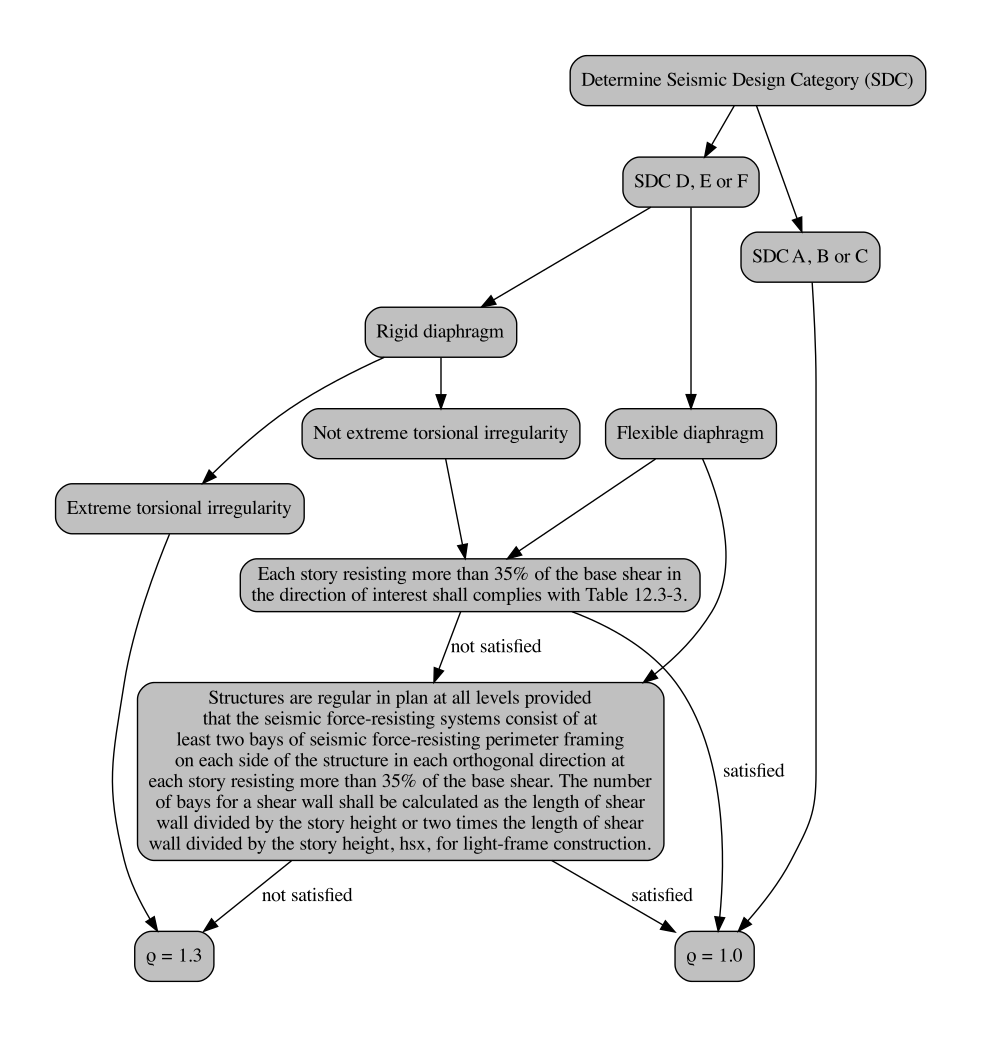

Python code for this plot:
from graphviz import Digraph
import os

if __name__ == '__main__':

    # set name of output file as module name
    fileName = os.path.basename(__file__)
    fileName = fileName.replace('.py','')

    # long conditions that i don't want to type multiple times
    # note - need to manually set line break locations
    cond1 = 'Each story resisting more than 35% of the base shear in\n'
    cond1 += 'the direction of interest shall complies with Table 12.3-3.'

    cond2 = 'Structures are regular in plan at all levels provided\n'
    cond2 += 'that the seismic force-resisting systems consist of at\n'
    cond2 += 'least two bays of seismic force-resisting perimeter framing\n'
    cond2 += 'on each side of the structure in each orthogonal direction at\n'
    cond2 += 'each story resisting more than 35% of the base shear. The number\n'
    cond2 += 'of bays for a shear wall shall be calculated as the length of shear\n'
    cond2 += 'wall divided by the story height or two times the length of shear\n'
    cond2 += 'wall divided by the story height, hsx, for light-frame construction.'

    # create file
    g = Digraph('G', filename=fileName)

    # set node properties
    shape = 'box' # shape of the node
    color = 'black' # border color
    fillcolor = 'grey' # fill color
    style = 'rounded, filled' # style options

    # make nodes
    g.node('Determine Seismic Design Category (SDC)', shape = shape, color = color, style = style, fillcolor = fillcolor)
    g.node('SDC A, B or C', shape = shape, color = color, style = style, fillcolor = fillcolor)
    g.node('SDC D, E or F', shape = shape, color = color, style = style, fillcolor = fillcolor)
    g.node('ρ = 1.0', shape = shape, color = color, style = style, fillcolor = fillcolor)
    g.node('ρ = 1.3', shape = shape, color = color, style = style, fillcolor = fillcolor)
    g.node('Flexible diaphragm', shape = shape, color = color, style = style, fillcolor = fillcolor)
    g.node('Rigid diaphragm', shape = shape, color = color, style = style, fillcolor = fillcolor)
    g.node('Extreme torsional irregularity', shape = shape, color = color, style = style, fillcolor = fillcolor)
    g.node('Not extreme torsional irregularity', shape = shape, color = color, style = style, fillcolor = fillcolor)
    g.node(cond1, shape = shape, color = color, style = style, fillcolor = fillcolor)
    g.node(cond2, shape = shape, color = color, style = style, fillcolor = fillcolor)

    # make edges (connect nodes)
    g.edge('Determine Seismic Design Category (SDC)', 'SDC A, B or C', splines='false')
    g.edge('Determine Seismic Design Category (SDC)', 'SDC D, E or F', splines='false')
    g.edge('SDC A, B or C', 'ρ = 1.0', splines='false')
    g.edge('SDC D, E or F', 'Flexible diaphragm', splines='false')
    g.edge('SDC D, E or F', 'Rigid diaphragm', splines='false')
    g.edge('Rigid diaphragm', 'Extreme torsional irregularity', splines='false')
    g.edge('Rigid diaphragm', 'Not extreme torsional irregularity', splines='false')
    g.edge('Not extreme torsional irregularity', cond1, splines='false')
    g.edge(cond1, cond2, label='not satisfied', splines='false')
    g.edge('Extreme torsional irregularity', 'ρ = 1.3', splines='false')
    g.edge('Flexible diaphragm', cond1, splines='false')
    g.edge('Flexible diaphragm', cond2, splines='false')
    g.edge(cond1, 'ρ = 1.0', label='satisfied', splines='false')
    g.edge(cond2, 'ρ = 1.0', label='satisfied', splines='false')
    g.edge(cond2, 'ρ = 1.3', label='not satisfied', splines='false')

    # view and save flowchart
    g.view()
